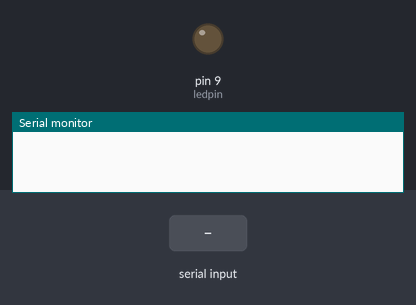
The sketch below on a simulated Arduino Uno, built with avr-gcc and run on an emulated ATmega328P. Shown: output pins drawn as LEDs (lit = HIGH), the last lines printed to the serial monitor. Inputs (shaded band) come from the test bench.

Above: at 1.2 s.
1.3 s: "1" received over Serial
At 2.0 s:
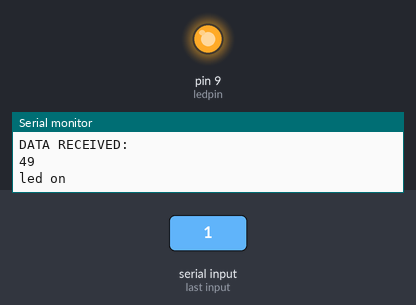
2.8 s: "0" received over Serial
At 3.2 s:
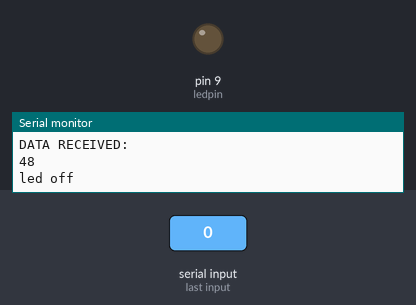
Timing chart, 0 to 5.8 s (numbered marks = the images above; inputs shaded):
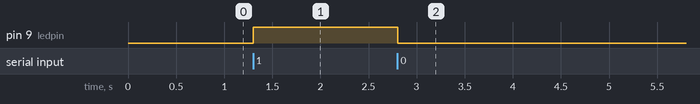

Measured:
- after the input at 1.3 s, pin 9 (ledpin): LOW → HIGH at once
- after the input at 2.8 s, pin 9 (ledpin): HIGH → LOW at once

The sketch:

Project_7.2_Bluetooth_Remote_Control.ino
```cpp
/*
 keyestudio 4wd BT Car V2.0
 lesson 7.2
 Bluetooth
 http://www.keyestudio.com
*/
int ledpin=9;
void setup()
{
  Serial.begin(9600);
  pinMode(ledpin,OUTPUT);
}
void loop()
{
  int i;
  if (Serial.available())
  {
    i=Serial.read();
    Serial.println("DATA RECEIVED:");
    Serial.println(i);
    if(i=='1')
    {
      digitalWrite(ledpin,1);
      Serial.println("led on");
    }
    if(i=='0')
    {
      digitalWrite(ledpin,0);
      Serial.println("led off");
    }}}
//****************************************************************************
```
